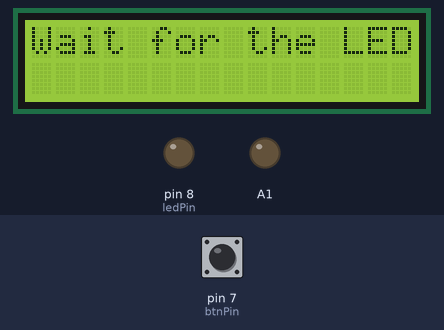
This sketch was run on a simulated Arduino Uno, built with avr-gcc and run on an emulated ATmega328P. Shown: 16×2 character LCD, output pins drawn as LEDs (lit = HIGH). The inputs (shaded band) are chosen by the test bench; at power-on: pin 7 (btnPin) HIGH. Random numbers use the default seed unless the sketch sets one.

Above: at 1.2 s.
1.3 s: pin 7 (btnPin) pulled LOW for 3.2 s
At 4.8 s:
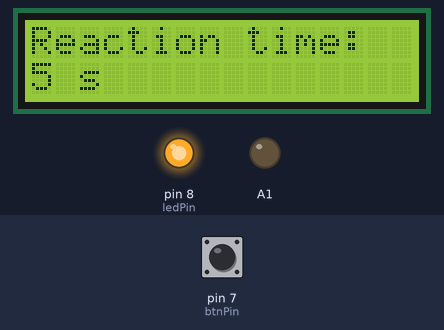
At 6.5 s:
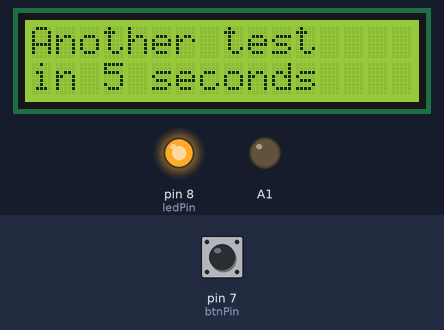
10.3 s: pin 7 (btnPin) pulled LOW for 3.2 s
At 13.8 s:
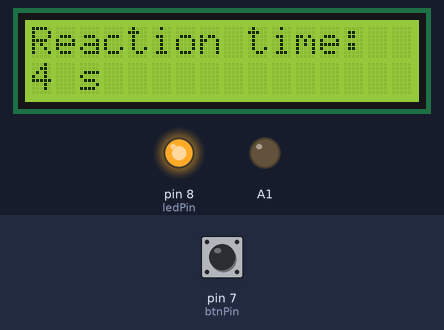
Timing chart, 0 to 25.7 s (numbered marks = the images above; inputs shaded):
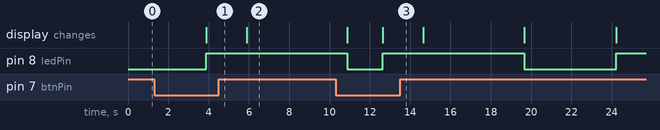

The sketch:

Code.ino
```cpp
#include <LiquidCrystal.h>
#define ledPin 8
#define btnPin 7

double number;
long sTime;

LiquidCrystal lcd(0, 1, 2, 3, 4, 5);

void setup() {
  lcd.begin(16, 2);
  lcd.setCursor(0, 0);
  pinMode(btnPin, INPUT_PULLUP);
  pinMode(ledPin, OUTPUT);
  analogWrite(A1, LOW);
}

void loop() {
  number = random(500, 5000);
  lcd.print("Wait for the LED");
  delay(number);

  lcd.clear();
  lcd.print("PRESS!");
  digitalWrite(ledPin, HIGH);
  sTime = millis();

  while (digitalRead(btnPin)) {
    // Wait for button release
  }

  lcd.clear();
  lcd.print("Reaction time: ");
  lcd.setCursor(0, 1);
  lcd.print(millis() - sTime);
  lcd.print(" s");

  delay(2000);

  lcd.clear();
  lcd.setCursor(0, 0);
  lcd.print("Another test");
  lcd.setCursor(0, 1);
  lcd.print("in 5 seconds");
  delay(5000);
  lcd.clear();
  digitalWrite(8, LOW);
}
```
